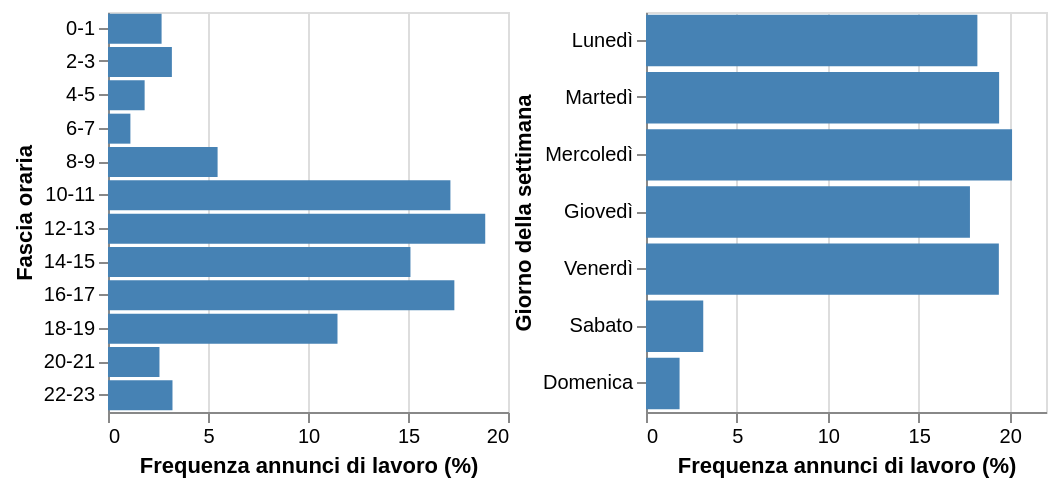

Express this chart as Vega-Lite.
### Vega specification from a JSON file in a GitHub repository (floating-point values rounded to 4 significant figures)
{"$schema": "https://vega.github.io/schema/vega/v5.json", "background": "white", "data": [{"name": "source_0"}, {"name": "data_0", "values": [{"ore_combined": "12-13", "relative_frequency_percentuale": 18.86, "relative_frequency_percentuale_end": 18.86, "relative_frequency_percentuale_start": 0.0}, {"ore_combined": "16-17", "relative_frequency_percentuale": 17.32, "relative_frequency_percentuale_end": 17.32, "relative_frequency_percentuale_start": 0.0}, {"ore_combined": "10-11", "relative_frequency_percentuale": 17.12, "relative_frequency_percentuale_end": 17.12, "relative_frequency_percentuale_start": 0.0}, {"ore_combined": "14-15", "relative_frequency_percentuale": 15.12, "relative_frequency_percentuale_end": 15.12, "relative_frequency_percentuale_start": 0.0}, {"ore_combined": "18-19", "relative_frequency_percentuale": 11.47, "relative_frequency_percentuale_end": 11.47, "relative_frequency_percentuale_start": 0.0}, {"ore_combined": "8-9", "relative_frequency_percentuale": 5.48, "relative_frequency_percentuale_end": 5.48, "relative_frequency_percentuale_start": 0.0}, {"ore_combined": "22-23", "relative_frequency_percentuale": 3.224, "relative_frequency_percentuale_end": 3.224, "relative_frequency_percentuale_start": 0.0}, {"ore_combined": "2-3", "relative_frequency_percentuale": 3.194, "relative_frequency_percentuale_end": 3.194, "relative_frequency_percentuale_start": 0.0}, {"ore_combined": "0-1", "relative_frequency_percentuale": 2.679, "relative_frequency_percentuale_end": 2.679, "relative_frequency_percentuale_start": 0.0}, {"ore_combined": "20-21", "relative_frequency_percentuale": 2.573, "relative_frequency_percentuale_end": 2.573, "relative_frequency_percentuale_start": 0.0}, {"ore_combined": "4-5", "relative_frequency_percentuale": 1.832, "relative_frequency_percentuale_end": 1.832, "relative_frequency_percentuale_start": 0.0}, {"ore_combined": "6-7", "relative_frequency_percentuale": 1.12, "relative_frequency_percentuale_end": 1.12, "relative_frequency_percentuale_start": 0.0}]}, {"name": "source_1"}, {"name": "data_1", "values": [{"giorni_italiano": "Mercoledì", "relative_frequency_percentuale": 20.13, "relative_frequency_percentuale_end": 20.13, "relative_frequency_percentuale_start": 0.0}, {"giorni_italiano": "Martedì", "relative_frequency_percentuale": 19.42, "relative_frequency_percentuale_end": 19.42, "relative_frequency_percentuale_start": 0.0}, {"giorni_italiano": "Venerdì", "relative_frequency_percentuale": 19.41, "relative_frequency_percentuale_end": 19.41, "relative_frequency_percentuale_start": 0.0}, {"giorni_italiano": "Lunedì", "relative_frequency_percentuale": 18.23, "relative_frequency_percentuale_end": 18.23, "relative_frequency_percentuale_start": 0.0}, {"giorni_italiano": "Giovedì", "relative_frequency_percentuale": 17.82, "relative_frequency_percentuale_end": 17.82, "relative_frequency_percentuale_start": 0.0}, {"giorni_italiano": "Sabato", "relative_frequency_percentuale": 3.149, "relative_frequency_percentuale_end": 3.149, "relative_frequency_percentuale_start": 0.0}, {"giorni_italiano": "Domenica", "relative_frequency_percentuale": 1.847, "relative_frequency_percentuale_end": 1.847, "relative_frequency_percentuale_start": 0.0}]}, {"name": "source_0_concat_0_y_domain_ore_combined", "values": [{"ore_combined": "12-13", "sort_field": 6.0}, {"ore_combined": "16-17", "sort_field": 8.0}, {"ore_combined": "10-11", "sort_field": 5.0}, {"ore_combined": "14-15", "sort_field": 7.0}, {"ore_combined": "18-19", "sort_field": 9.0}, {"ore_combined": "8-9", "sort_field": 4.0}, {"ore_combined": "22-23", "sort_field": 11.0}, {"ore_combined": "2-3", "sort_field": 1.0}, {"ore_combined": "0-1", "sort_field": 0.0}, {"ore_combined": "20-21", "sort_field": 10.0}, {"ore_combined": "4-5", "sort_field": 2.0}, {"ore_combined": "6-7", "sort_field": 3.0}]}, {"name": "source_1_concat_1_y_domain_giorni_italiano", "values": [{"giorni_italiano": "Mercoledì", "sort_field": 2.0}, {"giorni_italiano": "Martedì", "sort_field": 1.0}, {"giorni_italiano": "Venerdì", "sort_field": 4.0}, {"giorni_italiano": "Lunedì", "sort_field": 0.0}, {"giorni_italiano": "Giovedì", "sort_field": 3.0}, {"giorni_italiano": "Sabato", "sort_field": 5.0}, {"giorni_italiano": "Domenica", "sort_field": 6.0}]}], "height": 200, "layout": {"align": "each", "bounds": "full", "padding": 0}, "marks": [{"axes": [{"aria": false, "domain": false, "grid": true, "gridScale": "concat_0_y", "labels": false, "maxExtent": 0, "minExtent": 0, "orient": "bottom", "scale": "concat_0_x", "tickCount": {"signal": "ceil(childWidth/40)"}, "ticks": false, "zindex": 0}, {"grid": false, "labelFlush": true, "labelOverlap": true, "orient": "bottom", "scale": "concat_0_x", "tickCount": {"signal": "ceil(childWidth/40)"}, "title": "Frequenza annunci di lavoro (%)", "zindex": 0}, {"grid": false, "orient": "left", "scale": "concat_0_y", "title": "Fascia oraria", "zindex": 0}], "encode": {"update": {"height": {"signal": "height"}, "width": {"signal": "childWidth"}}}, "marks": [{"encode": {"update": {"fill": {"value": "#4682b4"}, "height": {"signal": "max(0.25, bandwidth('concat_0_y'))"}, "tooltip": {"signal": "{\"Percentuale:\": format(datum[\"relative_frequency_percentuale\"], \".1f\")}"}, "x": {"field": "relative_frequency_percentuale_end", "scale": "concat_0_x"}, "x2": {"field": "relative_frequency_percentuale_start", "scale": "concat_0_x"}, "y": {"field": "ore_combined", "scale": "concat_0_y"}}}, "from": {"data": "data_0"}, "name": "concat_0_marks", "style": ["bar"], "type": "rect"}], "name": "concat_0_group", "style": "cell", "type": "group"}, {"axes": [{"aria": false, "domain": false, "grid": true, "gridScale": "concat_1_y", "labels": false, "maxExtent": 0, "minExtent": 0, "orient": "bottom", "scale": "concat_1_x", "tickCount": {"signal": "ceil(childWidth/40)"}, "ticks": false, "zindex": 0}, {"grid": false, "labelFlush": true, "labelOverlap": true, "orient": "bottom", "scale": "concat_1_x", "tickCount": {"signal": "ceil(childWidth/40)"}, "title": "Frequenza annunci di lavoro (%)", "zindex": 0}, {"grid": false, "orient": "left", "scale": "concat_1_y", "title": "Giorno della settimana", "zindex": 0}], "encode": {"update": {"height": {"signal": "height"}, "width": {"signal": "childWidth"}}}, "marks": [{"encode": {"update": {"fill": {"value": "#4682b4"}, "height": {"signal": "max(0.25, bandwidth('concat_1_y'))"}, "tooltip": {"signal": "{\"Percentuale:\": format(datum[\"relative_frequency_percentuale\"], \".1f\")}"}, "x": {"field": "relative_frequency_percentuale_end", "scale": "concat_1_x"}, "x2": {"field": "relative_frequency_percentuale_start", "scale": "concat_1_x"}, "y": {"field": "giorni_italiano", "scale": "concat_1_y"}}}, "from": {"data": "data_1"}, "name": "concat_1_marks", "style": ["bar"], "type": "rect"}], "name": "concat_1_group", "style": "cell", "type": "group"}], "padding": 5, "scales": [{"domain": {"data": "data_0", "fields": ["relative_frequency_percentuale_start", "relative_frequency_percentuale_end"]}, "name": "concat_0_x", "nice": true, "range": [0, {"signal": "childWidth"}], "type": "linear", "zero": true}, {"domain": {"data": "source_0_concat_0_y_domain_ore_combined", "field": "ore_combined", "sort": {"field": "sort_field", "op": "max"}}, "name": "concat_0_y", "paddingInner": 0.1, "paddingOuter": 0.05, "range": [0, {"signal": "height"}], "type": "band"}, {"domain": {"data": "data_1", "fields": ["relative_frequency_percentuale_start", "relative_frequency_percentuale_end"]}, "name": "concat_1_x", "nice": true, "range": [0, {"signal": "childWidth"}], "type": "linear", "zero": true}, {"domain": {"data": "source_1_concat_1_y_domain_giorni_italiano", "field": "giorni_italiano", "sort": {"field": "sort_field", "op": "max"}}, "name": "concat_1_y", "paddingInner": 0.1, "paddingOuter": 0.05, "range": [0, {"signal": "height"}], "type": "band"}], "signals": [{"name": "childWidth", "value": 200}]}
